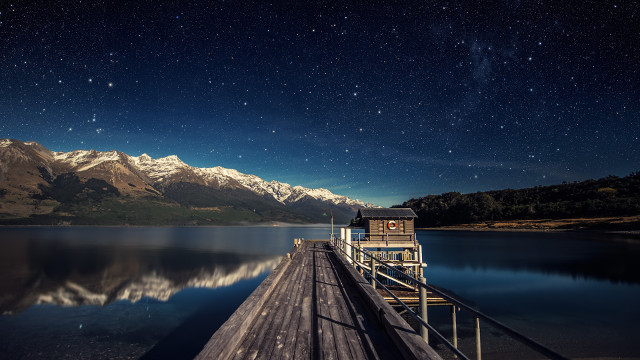
//> input picture Pontilhismo/abc.jpg, 640 x 360 px, given in place of the camera
$ ./cannyMao   (built with g++ and OpenCV 4)
//> lines starting //> are read from the running program, lines starting //| are printed output that depends on the picture
#include <iostream>
#include <opencv2/opencv.hpp>
#include <math.h>

using namespace std;
using namespace cv;


enum Orientacao
{
    HORIZONTAL,
    MAIS45,
    VERTICAL,
    MENOS45
};

int main(int argc, char** argv)
{
// [30 lines of commented-out code are left out]

    VideoCapture cap(0);
    Mat image;

    while(1)
    {
        double T1=30, T2=10;
        Mat borrada, gradX, gradY, grad, ang, sup, strongWeakBords, finalCanny;
        cap >> image;
//> image is the input picture: 360 rows x 640 cols, CV_8UC3; mean B, G, R 56.8, 42.7, 35
        cvtColor(image, image, CV_BGR2GRAY);
//> image: 360 rows x 640 cols, CV_8UC1
        imshow("Original", image);
        // filtro gaussiano
        GaussianBlur(image, borrada, Size(5,5), 20, 20);
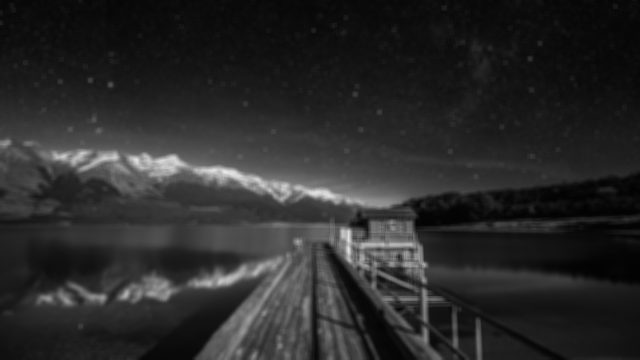
//> borrada: 360 rows x 640 cols, CV_8UC1; min 2, max 235, mean 42
        // gradiente x
        Sobel(borrada, gradX, CV_32F, 1, 0, 3);
        // gradiente y
        Sobel(borrada, gradY, CV_32F, 0, 1, 3);
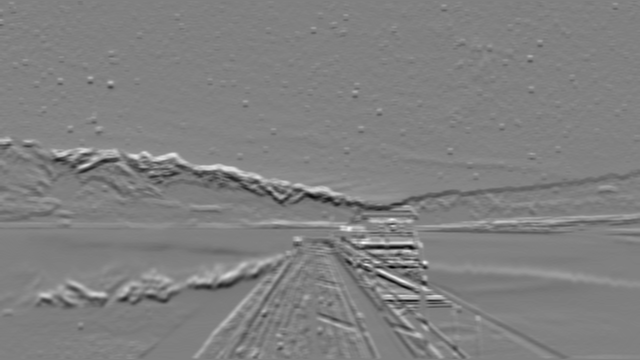
//> gradY: 360 rows x 640 cols, CV_32FC1; min -279, max 275, mean 0.7; drawn with min black and max white
        // modulo gradiente g = |x|+|y|
        grad= Mat::zeros(image.size(), CV_32F);
        for(int i=0; i<image.size().width; i++)
        {
            for(int j=0; j<image.size().height; j++)
            {
                grad.at<float>(j,i)= abs(gradX.at<float>(j,i)) + abs(gradY.at<float>(j,i));
            }
        }
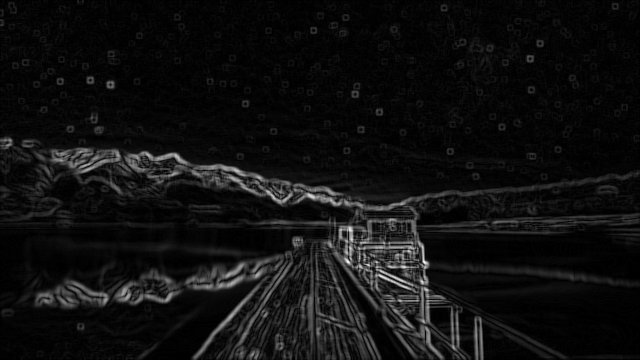
//> grad: 360 rows x 640 cols, CV_32FC1; min 0, max 406, mean 26; drawn with min black and max white
//        addWeighted(gradX, 0.5, gradY, 0.5, 0, grad);
        // classificacao pixel
        ang= Mat::zeros(image.size(), CV_8UC1);
        for(int i=0; i<image.size().width; i++)
        {
            for(int j=0; j<image.size().height; j++)
            {
                Orientacao pixel;

                double imaginario=gradY.at<double>(j,i), real= gradX.at<double>(j,i);
                double angulo= atan2(imaginario, real)*180/CV_PI;

                if(angulo >= -22.5 && angulo < 22.5)
                    pixel= HORIZONTAL;
                else if(angulo >= 22.5 && angulo < 67.5)
                    pixel= MAIS45;
                else if(angulo >= 67.5 && angulo < 112.5)
                    pixel= VERTICAL;
                else if(angulo >= 112.5 && angulo < 157.5)
                    pixel= MENOS45;
                else if(angulo >= 157.5 && angulo <= 180)
                    pixel= HORIZONTAL;
                else if(angulo >= -180 && angulo < -157.5)
                    pixel= HORIZONTAL;
                else if(angulo >= -157.5 && angulo < -112.5)
                    pixel= MAIS45;
                else if(angulo >= -112.5 && angulo < -67.5)
                    pixel= VERTICAL;
                else if(angulo >= -67.5 && angulo < -22.5)
                    pixel= MENOS45;

                ang.at<uchar>(j,i)= pixel;
            }
        }
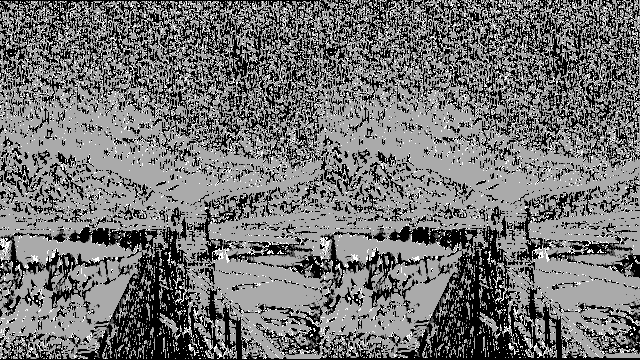
//> ang: 360 rows x 640 cols, CV_8UC1; min 0, max 3, mean 1.37; drawn with min black and max white
//        sup= Mat::zeros(image.size(), CV_32F);
        strongWeakBords= Mat::zeros(image.size(), CV_8UC1);
        // supressao de nao maximos
        for(int i=1; i<image.size().width-1; i++)
        {
            for(int j=1; j<image.size().height-1; j++)
            {
                float valorGrad= grad.at<float>(j,i);
//                sup.at<float>(j,i)= valorGrad;
                Orientacao pixelOri= (Orientacao)ang.at<uchar>(j,i), bordaOri;
                for(int k=-1; k<=1; k++)
                {
                    for(int l=-1; l<=1; l++)
                    {
                        bordaOri= (Orientacao)ang.at<uchar>(j+k,i+l);
                        float valorGradVizinho= grad.at<float>(j+k,i+l);
                        if(pixelOri == bordaOri && valorGradVizinho>valorGrad)
                        {
                            valorGrad=0;
//                            sup.at<float>(j,i)= 0;
                        }
                    }
                }
                if(valorGrad > T1) // borda forte
                    strongWeakBords.at<uchar>(j,i)= 1;
                else if(valorGrad > T2) // borda fraca
                    strongWeakBords.at<uchar>(j,i)= 2;
            }
        }
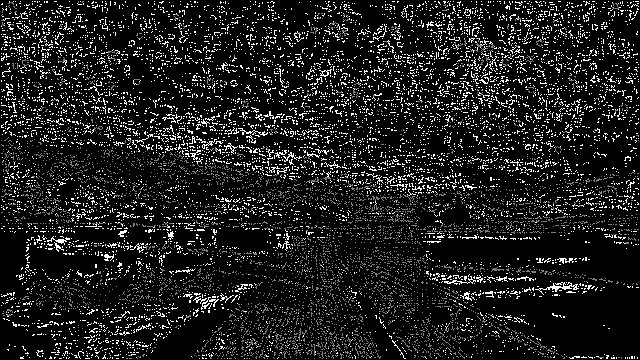
//> strongWeakBords: 360 rows x 640 cols, CV_8UC1; min 0, max 2, mean 0.232; drawn with min black and max white
        finalCanny= Mat::zeros(image.size(), CV_8UC1);
        for(int i=1; i<image.size().width-1; i++)
        {
            for(int j=1; j<image.size().height-1; j++)
            {
                if(strongWeakBords.at<uchar>(j,i) == 1)
                {
                    finalCanny.at<uchar>(j,i)=255;
                }
                else if(strongWeakBords.at<uchar>(j,i) == 2)
                {
                    for(int k=-1; k<=1; k++)
                    {
                        for(int l=-1; l<=1; l++)
                        {
                            if(strongWeakBords.at<uchar>(j+k,i+l) == 1)
                            {
                                finalCanny.at<uchar>(j,i)=255;
                            }
                        }
                    }
                }
            }
        }
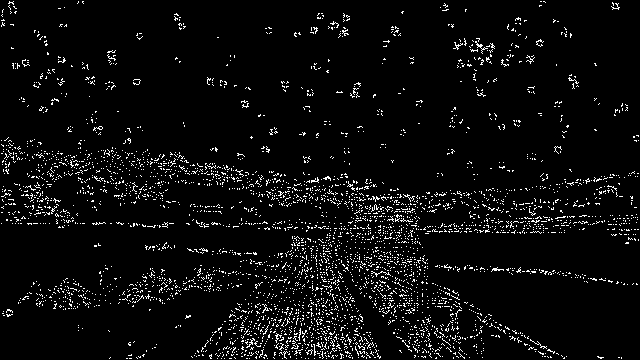
//> finalCanny: 360 rows x 640 cols, CV_8UC1; 4.9% white in thin lines or dots
        Mat res;
        Canny(borrada, res, T1, T2);
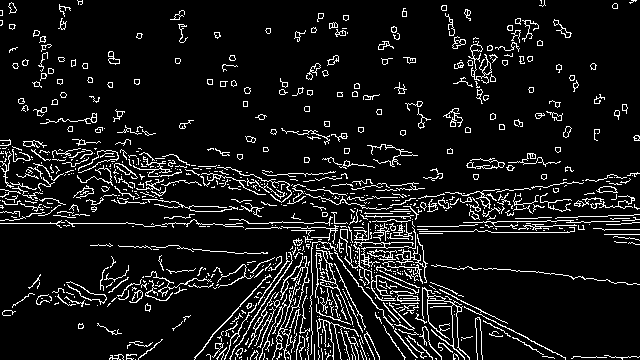
//> res: 360 rows x 640 cols, CV_8UC1; 9% white in thin lines or dots
        imshow("Borrada", finalCanny);
        imshow("Canny", res);
        if(waitKey(30)!=-1)
//> the Esc key is pressed
            break;
    }
    return 0;
}

$ run again, on Pontilhismo/download.jpg
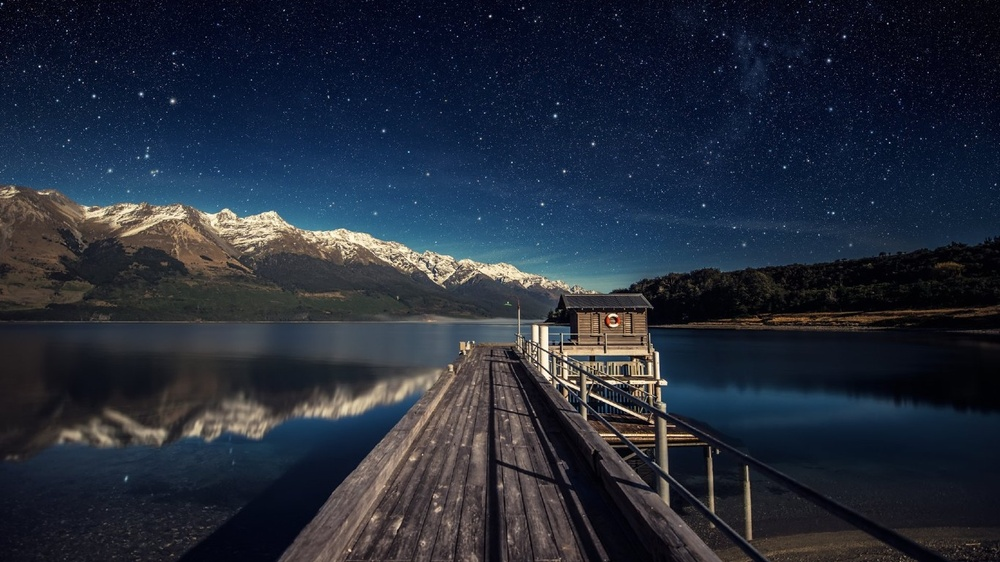
//> input picture Pontilhismo/download.jpg, 1000 x 562 px, shrunk from 1366 x 768 before the run, given in place of the camera
//> image is the input picture: 562 rows x 1000 cols, CV_8UC3; mean B, G, R 57.1, 43.7, 36.5
//> image: 562 rows x 1000 cols, CV_8UC1
//> after the loop `for(int i=1; i<image.size().width-1; i++)`:
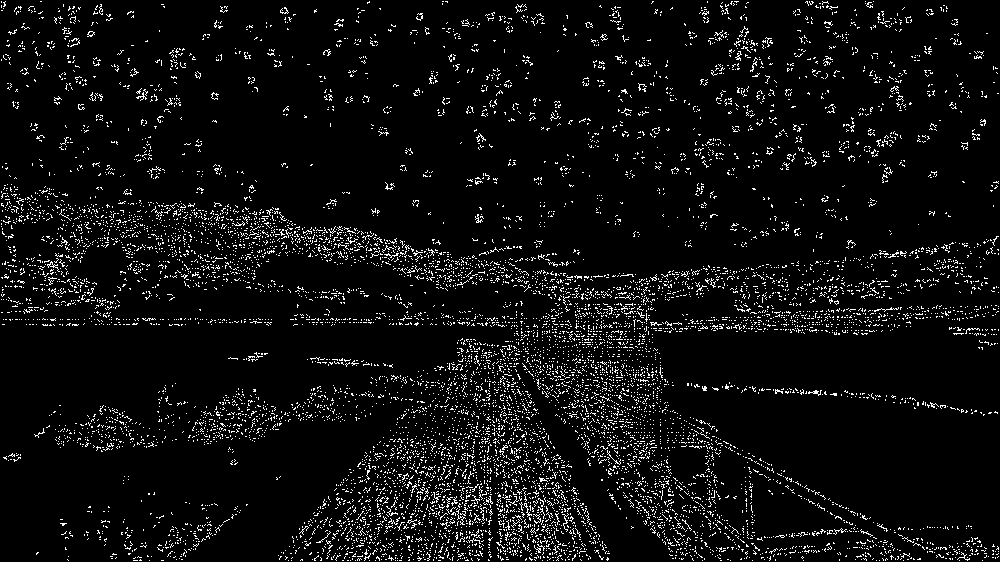
//> finalCanny: 562 rows x 1000 cols, CV_8UC1; 5.7% white in thin lines or dots
//> `Canny(borrada, res, T1, T2);`:
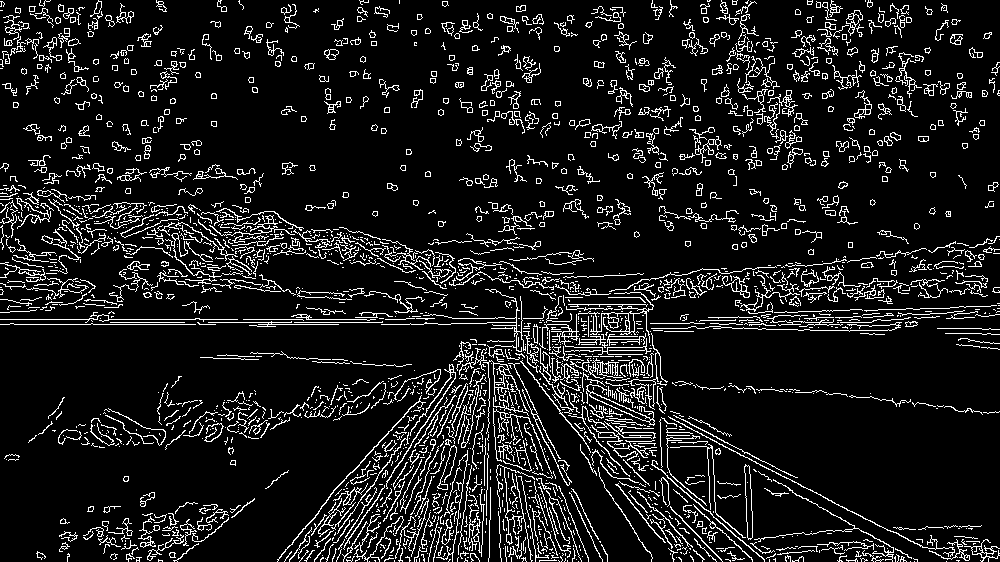
//> res: 562 rows x 1000 cols, CV_8UC1; 10.3% white in thin lines or dots
